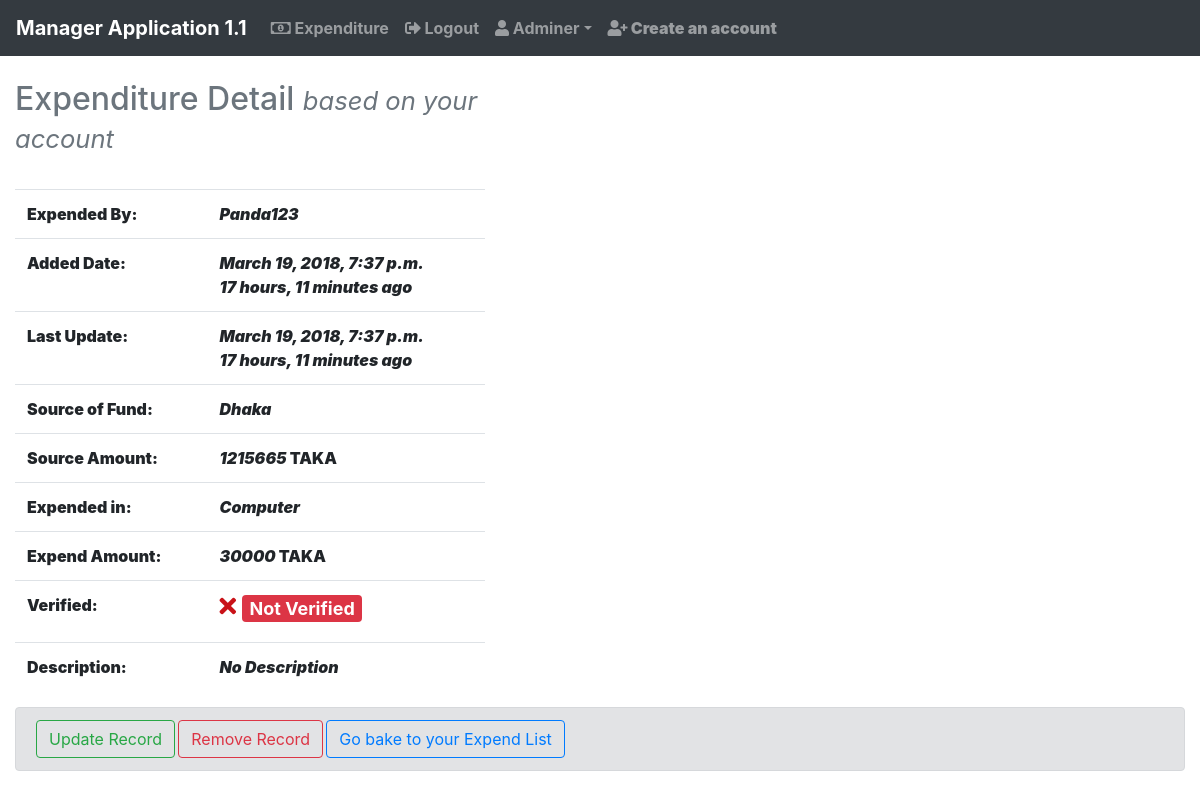
Before: /accounts/expenditure/detail/4 (signed in) with the older database file.
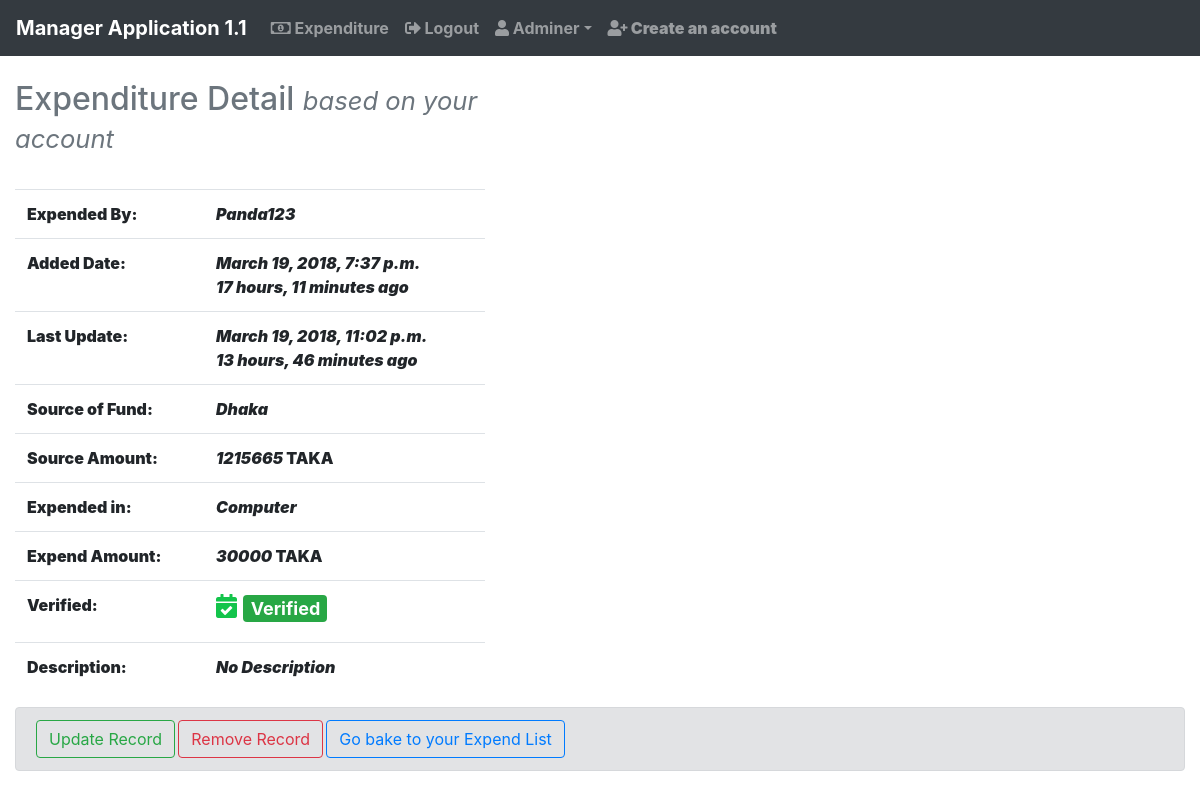
After: the same page with the newer database file.
### account/models.py (models this page shows, shortened)
class Expend(models.Model):
    select = (
        ('yes', 'yes'),
        ('no', 'no')
    )
    by_user = models.CharField(max_length=255, blank=False, unique=False, null=True)
    added_date = models.DateTimeField(auto_now_add=True)
    updated_date = models.DateTimeField(auto_now=True)
    source_fund = models.CharField(max_length=255)
    source_amount = models.PositiveIntegerField()
    expend_in = models.CharField(max_length=255)
    expend_amount = models.PositiveIntegerField()
    description = models.TextField(blank=True)
    verified = models.CharField(choices=select, max_length=255, default='no')

### account/views.py (the view)
# urls.py: path('expenditure/detail/<int:pk>', login_required(views.ExpendDetailView.as_view()), name="expend_detail"),
class ExpendDetailView(DetailView):
    model = models.Expend
    template_name = 'expend/expend_detail.html'
    context_object_name = 'expend'

### account/templates/expend/expend_detail.html (shortened to what this page needs)
{% extends 'base.html' %}
{% block content %}
    {% if request.user.is_authenticated and expend.by_user == request.user.username or request.user.is_superuser %}
<div class="container-fluid">
    <div class="row">
        <div class="col-lg-5 col-md-6">
            <h2 class="text-muted">Expenditure Detail <small class="d-print-none"><i>based on your account</i></small></h2><br>
                <table class="table">
                    <tr>
                        <td><b>Expended By:</b></td>
                        <td><b><i>{{ expend.by_user|title }}</i></b></td>
                    </tr><tr>
                        <td><b>Added Date:</b></td>
                        <td><b><i>{{ expend.added_date }}<br>{{ expend.added_date|timesince }} ago</i></b></td>
                    </tr><tr>
                        <td><b>Last Update:</b></td>
                        <td><b><i>{{ expend.updated_date }}<br>{{ expend.updated_date|timesince }} ago</i></b></td>
                    </tr><tr>
                        <td><b>Source of Fund:</b></td>
                        <td><b><i>{{ expend.source_fund|title }}</i></b></td>
                    </tr><tr>
                        <td><b>Source Amount:</b></td>
                        <td><b><i>{{ expend.source_amount }}</i> TAKA</b></td>
                    </tr><tr>
                        <td><b>Expended in:</b></td>
                        <td><b><i>{{ expend.expend_in|title }}</i></b></td>
                    </tr><tr>
                        <td><b>Expend Amount:</b></td>
                        <td><b><i>{{ expend.expend_amount }}</i> TAKA</b></td>
                    </tr>
                    <tr>
                        <td><b>Verified:</b></td>
                        <td>{% if expend.verified == 'no' %}<h4><i class="fas fa-times" style="color:#c91218"></i> <span class="badge badge-danger">Not Verified</span></h4>
                            {% else %}<h4><i class="fas fa-calendar-check" style="color:#13c44b"></i> <span class="badge badge-success">Verified</span></h4>{% endif %}</td>
                    </tr><tr>
                        <td><b>Description:</b></td>
                        <td><b><i>{% if expend.description == '' %}No Description{% else %}{{ expend.description }}{% endif %}</i></b></td>
                    </tr>
                </table>
        </div>
    </div>
        {% if request.user.is_authenticated and request.user.is_superuser %}
            <div class="alert alert-secondary d-print-none">
                <a class="btn btn-md btn-outline-success" href="{% url 'account:expend_update' pk=expend.pk %}">Update Record</a>
                <a class="btn btn-md btn-outline-danger" href="{% url 'account:expend_delete' pk=expend.pk %}">Remove Record</a>
                <a class="btn btn-md btn-outline-primary" href="{% url 'account:expend' %}">Go bake to your Expend List</a>
            </div>
</div>
        {% endif %}
    {% endif %}
{% endblock %}

Changed rows visible on the page:
changed Expend "Panda123": updated_date "March 19, 2018, 7:37 p.m." → "March 19, 2018, 11:02 p.m."; updated_date "17 hours, 11 minutes" → "13 hours, 46 minutes"; verified "no" → "yes" (drawn)
Other visible differences:
text no longer shown: "Not Verified"
text now shown: "Verified"
